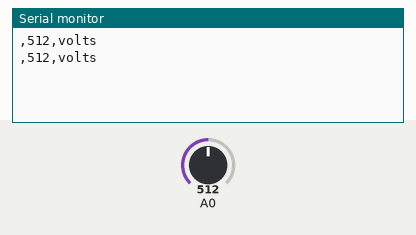
Simulated run of this sketch. Board: Arduino Uno, built with avr-gcc and run on an emulated ATmega328P. Parts: the last lines printed to the serial monitor. Inputs (shaded band) come from the test bench; at power-on: A0 = 512.

Above: at 1.8 s.
1.9 s: A0 set to 716
At 2.9 s:
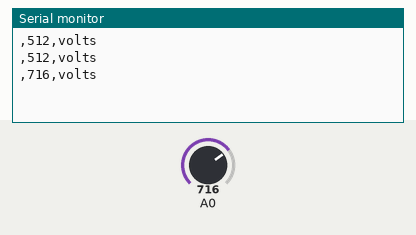
3.4 s: A0 set to 900
At 4.7 s:
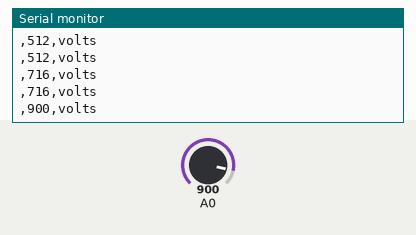
Timing chart, 0 to 6.4 s (numbered marks = the images above; inputs shaded):
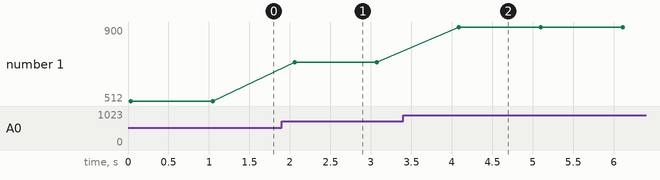

Measured:
- after the input at 1.9 s, the serial monitor: prints a new line after 0.16 s (image 1)
- after the input at 3.4 s, the serial monitor: prints a new line after 0.69 s (image 2)
- plotted number 1: 512 → 716 after the input at 1.9 s, 716 → 900 after the input at 3.4 s

The sketch:

XbeeFT.ino
```cpp
/* This Code is for arduino with Endpoint Xbee.  This code allows the arduino to SEND
 *  the anlaogread value from port 0
 */


#include <SoftwareSerial.h>
SoftwareSerial XBee(2, 3); // RX, TX
int sensor_val;


void setup()
{

  XBee.begin(9600);
  Serial.begin(115200);
  XBee.write("Arduino Powered up and ready to go");

}

void loop()
{
  String _send;
  sensor_val = analogRead(0);

  _send = "," + String(sensor_val)+",volts";
  Serial.println(_send);
  XBee.println(_send);

  delay(1000);

}
```
